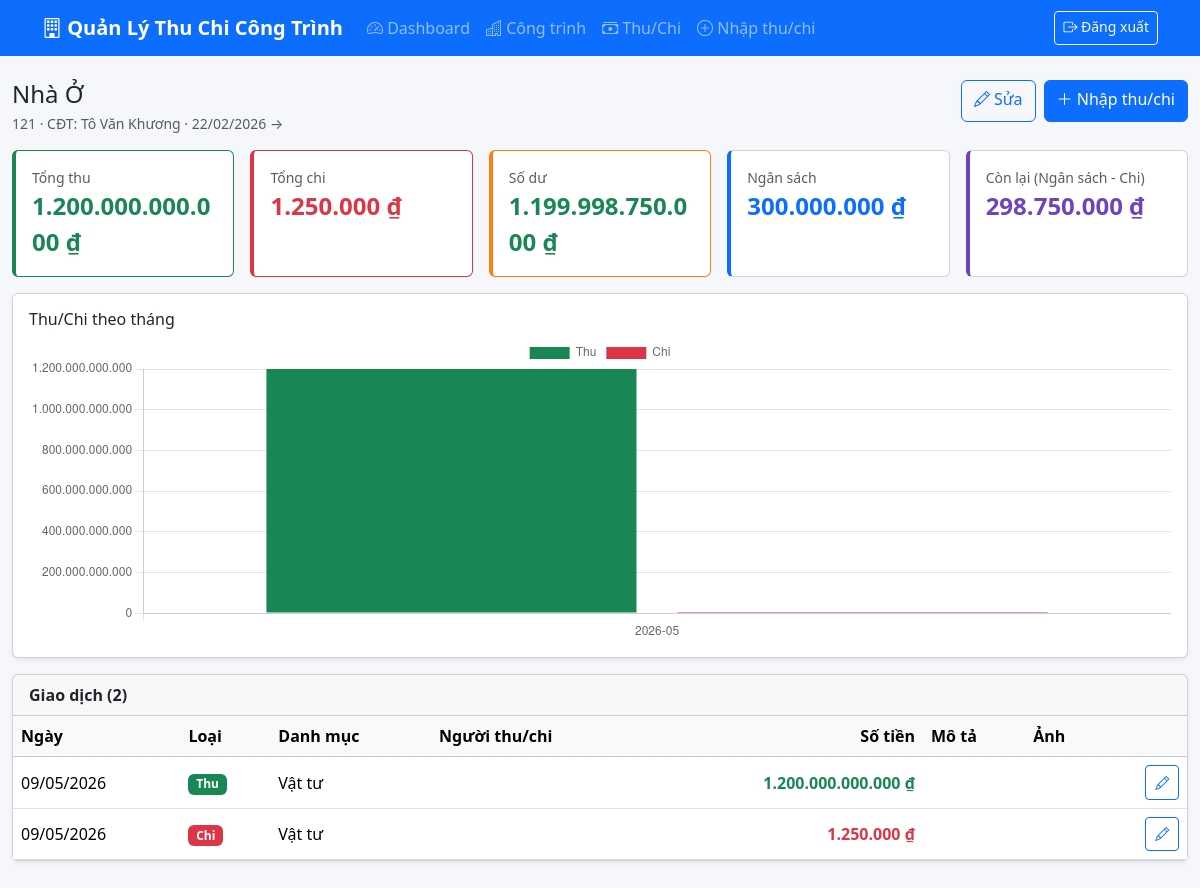
/congtrinh/detail.php?id=1 (signed in), run on the app's committed database.
### tables this page shows
CREATE TABLE cong_trinh (
    id INTEGER PRIMARY KEY AUTOINCREMENT,
    ten TEXT NOT NULL,
    dia_chi TEXT,
    chu_dau_tu TEXT,
    ngan_sach REAL DEFAULT 0,
    ngay_bd TEXT,
    ngay_kt TEXT,
    trang_thai TEXT DEFAULT 'dang_thi_cong',
    ghi_chu TEXT,
    created_at TEXT DEFAULT CURRENT_TIMESTAMP
);

CREATE TABLE giao_dich (
    id INTEGER PRIMARY KEY AUTOINCREMENT,
    cong_trinh_id INTEGER NOT NULL,
    loai TEXT NOT NULL CHECK(loai IN ('thu','chi')),
    danh_muc TEXT,
    so_tien REAL NOT NULL DEFAULT 0,
    ngay TEXT NOT NULL,
    mo_ta TEXT,
    created_at TEXT DEFAULT CURRENT_TIMESTAMP, nguoi_thu_chi TEXT,
    FOREIGN KEY(cong_trinh_id) REFERENCES cong_trinh(id) ON DELETE CASCADE
);

### includes/bootstrap.php (called while the page is built, shortened)
<?php
$CONFIG = require __DIR__ . '/../config.php';
function db(): PDO {
    static $pdo = null;
    if ($pdo) return $pdo;
    global $CONFIG;
    $pdo = new PDO('sqlite:' . $CONFIG['db_path']);
    $pdo->setAttribute(PDO::ATTR_ERRMODE, PDO::ERRMODE_EXCEPTION);
    $pdo->setAttribute(PDO::ATTR_DEFAULT_FETCH_MODE, PDO::FETCH_ASSOC);
    $pdo->exec('PRAGMA foreign_keys = ON');
    return $pdo;
}
function e(?string $s): string { return htmlspecialchars((string)$s, ENT_QUOTES, 'UTF-8'); }
function is_logged_in(): bool { return !empty($_SESSION['uid']); }
function base_url(string $path = ''): string {
    $script = dirname($_SERVER['SCRIPT_NAME']);
    $root = preg_replace('#/(congtrinh|giaodich|baocao|auth)$#', '', $script);
    return rtrim($root, '/') . '/' . ltrim($path, '/');
}
function fmt_money($n): string {
    return number_format((float)$n, 0, ',', '.') . ' ₫';
}
function fmt_date(?string $d): string {
    if (!$d) return '';
    $ts = strtotime($d);
    return $ts ? date('d/m/Y', $ts) : e($d);
}

### config.php (called while the page is built)
<?php
return [
    'app_name' => 'Quản Lý Thu Chi Công Trình',
    'timezone' => 'Asia/Ho_Chi_Minh',
    'db_path'  => __DIR__ . '/database/app.sqlite',
    'upload_dir' => __DIR__ . '/uploads',
    'upload_url' => 'uploads',
    'upload_max_mb' => 8,
    'allowed_image_mimes' => ['image/jpeg', 'image/png', 'image/webp', 'image/gif'],
    'default_user' => 'admin',
    'default_pass' => '123456',
];

### congtrinh/detail.php (the view, shortened to what this page needs)
<?php
require __DIR__ . '/../includes/bootstrap.php';
global $CONFIG;
$id = (int)($_GET['id'] ?? 0);
$stmt = db()->prepare('SELECT * FROM cong_trinh WHERE id=?');
$stmt->execute([$id]);
$ct = $stmt->fetch();
$sumStmt = db()->prepare("SELECT
  COALESCE(SUM(CASE WHEN loai='thu' THEN so_tien END),0) thu,
  COALESCE(SUM(CASE WHEN loai='chi' THEN so_tien END),0) chi,
  COUNT(*) n
  FROM giao_dich WHERE cong_trinh_id=?");
$sumStmt->execute([$id]);
$sum = $sumStmt->fetch();
$du = $sum['thu'] - $sum['chi'];
$con_lai = $ct['ngan_sach'] - $sum['chi'];
$gdStmt = db()->prepare("SELECT g.*,
  (SELECT COUNT(*) FROM giao_dich_anh WHERE giao_dich_id=g.id) AS so_anh,
  (SELECT GROUP_CONCAT(file_path, '|') FROM giao_dich_anh WHERE giao_dich_id=g.id) AS file_paths
  FROM giao_dich g WHERE cong_trinh_id=? ORDER BY ngay DESC, id DESC");
$gdStmt->execute([$id]);
$gds = $gdStmt->fetchAll();
$chartStmt = db()->prepare("SELECT substr(ngay,1,7) thang,
  SUM(CASE WHEN loai='thu' THEN so_tien ELSE 0 END) thu,
  SUM(CASE WHEN loai='chi' THEN so_tien ELSE 0 END) chi
  FROM giao_dich WHERE cong_trinh_id=? GROUP BY thang ORDER BY thang");
$chartStmt->execute([$id]);
$chart = $chartStmt->fetchAll();
require __DIR__ . '/../includes/header.php';
?>
<div class="d-flex flex-column flex-md-row justify-content-between align-items-md-start gap-2 mb-3">
  <div>
    <h4 class="mb-1"><?= e($ct['ten']) ?></h4>
    <div class="text-muted small">
      <?= e($ct['dia_chi']) ?> · CĐT: <?= e($ct['chu_dau_tu']) ?> ·
      <?= fmt_date($ct['ngay_bd']) ?> → <?= fmt_date($ct['ngay_kt']) ?>
    </div>
  </div>
  <div class="d-flex gap-2">
    <a href="edit.php?id=<?= $id ?>" class="btn btn-outline-primary flex-fill"><i class="bi bi-pencil"></i> Sửa</a>
    <a href="<?= e(base_url('giaodich/add.php?cong_trinh_id=' . $id)) ?>" class="btn btn-primary flex-fill"><i class="bi bi-plus-lg"></i> Nhập thu/chi</a>
  </div>
</div>
<div class="row g-2 g-md-3 mb-3">
  <div class="col-6 col-lg"><div class="card stat-card stat-thu h-100 p-3"><div class="text-muted small">Tổng thu</div><div class="fs-4 text-success fw-bold"><?= fmt_money($sum['thu']) ?></div></div></div>
  <div class="col-6 col-lg"><div class="card stat-card stat-chi h-100 p-3"><div class="text-muted small">Tổng chi</div><div class="fs-4 text-danger fw-bold"><?= fmt_money($sum['chi']) ?></div></div></div>
  <div class="col-6 col-lg"><div class="card stat-card stat-du h-100 p-3"><div class="text-muted small">Số dư</div><div class="fs-4 fw-bold <?= $du>=0?'text-success':'text-danger' ?>"><?= fmt_money($du) ?></div></div></div>
  <div class="col-6 col-lg"><div class="card stat-card h-100 p-3" style="border-left-color: #0d6efd;"><div class="text-muted small">Ngân sách</div><div class="fs-4 fw-bold text-primary"><?= fmt_money($ct['ngan_sach']) ?></div></div></div>
  <div class="col-12 col-lg"><div class="card stat-card h-100 p-3" style="border-left-color: #6f42c1;"><div class="text-muted small">Còn lại (Ngân sách - Chi)</div><div class="fs-4 fw-bold" style="color: #6f42c1;"><?= fmt_money($con_lai) ?></div></div></div>
</div>
<?php if ($chart): ?>
<div class="card shadow-sm mb-3"><div class="card-body">
  <h6>Thu/Chi theo tháng</h6>
  <canvas id="chart" height="80"></canvas>
</div></div>
<?php endif; ?>
<div class="card shadow-sm">
  <div class="card-header"><strong>Giao dịch (<?= count($gds) ?>)</strong></div>
  <div class="table-responsive">
    <table class="table table-hover mb-0">
      <thead class="table-light">
        <tr>
          <th>Ngày</th>
          <th class="d-mobile-hide">Loại</th>
          <th>Danh mục</th>
          <th class="d-mobile-hide">Người thu/chi</th>
          <th class="text-end">Số tiền</th>
          <th class="d-mobile-hide">Mô tả</th>
          <th class="d-mobile-hide">Ảnh</th>
          <th></th>
        </tr>
      </thead>
      <tbody>
      <?php foreach ($gds as $g): ?>
        <tr>
          <td><?= fmt_date($g['ngay']) ?></td>
          <td class="d-mobile-hide"><span class="badge bg-<?= $g['loai']==='thu'?'success':'danger' ?>"><?= $g['loai']==='thu'?'Thu':'Chi' ?></span></td>
          <td class="wrap">
            <?= e($g['danh_muc']) ?>
          </td>
          <td class="d-mobile-hide"><?= e($g['nguoi_thu_chi'] ?? '') ?></td>
          <td class="text-end <?= $g['loai']==='thu'?'text-success':'text-danger' ?>"><strong><?= fmt_money($g['so_tien']) ?></strong></td>
          <td class="small d-mobile-hide"><?= e($g['mo_ta']) ?></td>
          <td class="d-mobile-hide"><?= (int)$g['so_anh'] ? '<i class="bi bi-image"></i> '.(int)$g['so_anh'] : '' ?></td>
          <td class="text-end text-nowrap">
            <a class="btn btn-sm btn-outline-primary" href="<?= e(base_url('giaodich/edit.php?id='.$g['id'])) ?>"><i class="bi bi-pencil"></i></a>
          </td>
        </tr>
      <?php endforeach; ?>
      </tbody>
    </table>
  </div>
</div>
<?php if ($chart): ob_start(); ?>
<script>
const ctx = document.getElementById('chart');
new Chart(ctx, {
  type:'bar',
  data:{
    labels: <?= json_encode(array_column($chart,'thang')) ?>,
    datasets:[
      {label:'Thu', backgroundColor:'#198754', data: <?= json_encode(array_map('floatval',array_column($chart,'thu'))) ?>},
      {label:'Chi', backgroundColor:'#dc3545', data: <?= json_encode(array_map('floatval',array_column($chart,'chi'))) ?>},
    ]
  },
  options:{ responsive:true, scales:{ y:{ ticks:{ callback:v=>v.toLocaleString('vi-VN') } } } }
});
</script>
<?php $extra_js = ob_get_clean(); endif;
require __DIR__ . '/../includes/footer.php'; ?>

### includes/header.php (shortened to what this page needs)
<?php
global $CONFIG;
$logged = is_logged_in();
?><!doctype html>
<html lang="vi">
<head>
<link href="https://cdn.jsdelivr.net/npm/bootstrap@5.3.3/dist/css/bootstrap.min.css" rel="stylesheet">
<link href="https://cdn.jsdelivr.net/npm/bootstrap-icons@1.11.3/font/bootstrap-icons.css" rel="stylesheet">
</head>
<body>
<?php if ($logged): ?>
<nav class="navbar navbar-expand-lg navbar-dark bg-primary mb-3 mb-md-4 sticky-top">
  <div class="container">
    <a class="navbar-brand" href="<?= e(base_url('index.php')) ?>">
      <i class="bi bi-building"></i>
      <span class="d-none d-sm-inline"><?= e($CONFIG['app_name']) ?></span>
    </a>
    <div class="collapse navbar-collapse" id="nav">
      <ul class="navbar-nav me-auto">
        <li class="nav-item"><a class="nav-link" href="<?= e(base_url('index.php')) ?>"><i class="bi bi-speedometer2"></i> Dashboard</a></li>
        <li class="nav-item"><a class="nav-link" href="<?= e(base_url('congtrinh/list.php')) ?>"><i class="bi bi-buildings"></i> Công trình</a></li>
        <li class="nav-item"><a class="nav-link" href="<?= e(base_url('giaodich/list.php')) ?>"><i class="bi bi-cash-stack"></i> Thu/Chi</a></li>
        <li class="nav-item"><a class="nav-link" href="<?= e(base_url('giaodich/add.php')) ?>"><i class="bi bi-plus-circle"></i> Nhập thu/chi</a></li>
      </ul>
      <a class="btn btn-outline-light btn-sm" href="<?= e(base_url('auth/logout.php')) ?>"><i class="bi bi-box-arrow-right"></i> Đăng xuất</a>
    </div>
  </div>
</nav>
<?php endif; ?>
<main class="container pb-3">

### includes/footer.php (shortened to what this page needs)
</main>
<?php if (!empty($extra_js)) echo $extra_js; ?>
</body>
</html>

### includes/header.php (style rules this page uses)
:root { --safe-bottom: env(safe-area-inset-bottom, 0px); }
html, body { -webkit-text-size-adjust: 100%; }
body { background:#f5f7fb; padding-bottom: calc(72px + var(--safe-bottom)); }
@media (min-width: 992px) { body { padding-bottom: 1rem; } }
.navbar-brand { font-weight:600; }
main.container { max-width: 1200px; }
.stat-card { border-left:4px solid #0d6efd; }
.stat-thu { border-color:#198754; }
.stat-chi { border-color:#dc3545; }
.stat-du { border-color:#fd7e14; }
.stat-card .fs-3,.stat-card .fs-4,.stat-card .fs-5 { word-break: break-word; }
.btn, .form-control, .form-select { min-height: 42px; }
.btn-sm { min-height: 34px; }
.table td, .table th { vertical-align: middle; white-space: nowrap; }
.table .wrap { white-space: normal; }
.table .btn { padding: .35rem .55rem; }

### data on the page
cong_trinh: ten "Nhà Ở", dia_chi "121", chu_dau_tu "Tô Văn Khương", ngay_bd "22/02/2026", ngan_sach "300.000.000 ₫"
giao_dich: ngay "09/05/2026", loai "Thu", danh_muc "Vật tư", so_tien "1.200.000.000.000 ₫"
giao_dich: ngay "09/05/2026", loai "Chi", danh_muc "Vật tư", so_tien "1.250.000 ₫"

### other printed values
$CONFIG['app_name'] "Quản Lý Thu Chi Công Trình"
fmt_money($sum['thu']) "1.200.000.000.000 ₫"
fmt_money($sum['chi']) "1.250.000 ₫"
fmt_money($du) "1.199.998.750.000 ₫"
fmt_money($con_lai) "298.750.000 ₫"
count($gds) "2"
chart data {{ json_encode(array_column($chart,'thang')) }} ["2026-05"]
